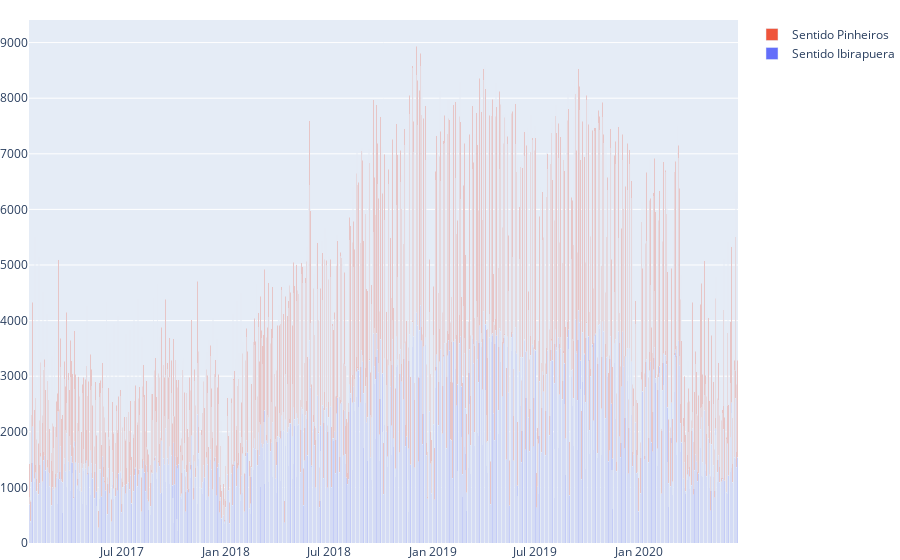

Notebook source saved alongside this figure:
### Markdown cell above
#### Obs:
Em alguns dias de chuva, como já era esperado, há o menor uso de bikes nos dois sentidos.
Observa-se que no dia 28/05/2018 houve um aumento anômalo no uso de bikes. Com um pouco de pesquisa foi possível observar que neste dia havia uma crise de paralização de caminhoneiros ocorrendo no país e a gasolina estava escassa, portanto existe uma chance de este aumento na contagem de bikes esteja relacionado a este evento.

### Code cell
#Plotando os dados nos 2 sentidos no modo stack do plotly
fig = go.Figure(data=[
    go.Bar(name='Sentido Ibirapuera', x=df['data'], y=df['Ibirapuera']),
    go.Bar(name='Sentido Pinheiros', x=df['data'], y=df['Pinheiros'])
])

# Change the bar mode
fig.update_layout(
    barmode='stack',
    margin=dict(l=0, r=20, t=20, b=10)
)
fig.show()

### Figure 1 — Plotly figure (JSON) as saved in the notebook; plotly's stock layout.template omitted (floating-point values rounded to 4 significant figures; data arrays with more than 128 entries replaced by an {"elided": "..."} marker saying what was removed)
{"data": [{"name": "Sentido Ibirapuera", "type": "bar", "x": {"elided": "1252 str values"}, "y": {"elided": "1252 int values"}}, {"name": "Sentido Pinheiros", "type": "bar", "x": {"elided": "1252 str values"}, "y": {"elided": "1252 int values"}}], "layout": {"barmode": "stack", "margin": {"b": 10, "l": 0, "r": 20, "t": 20}}}
